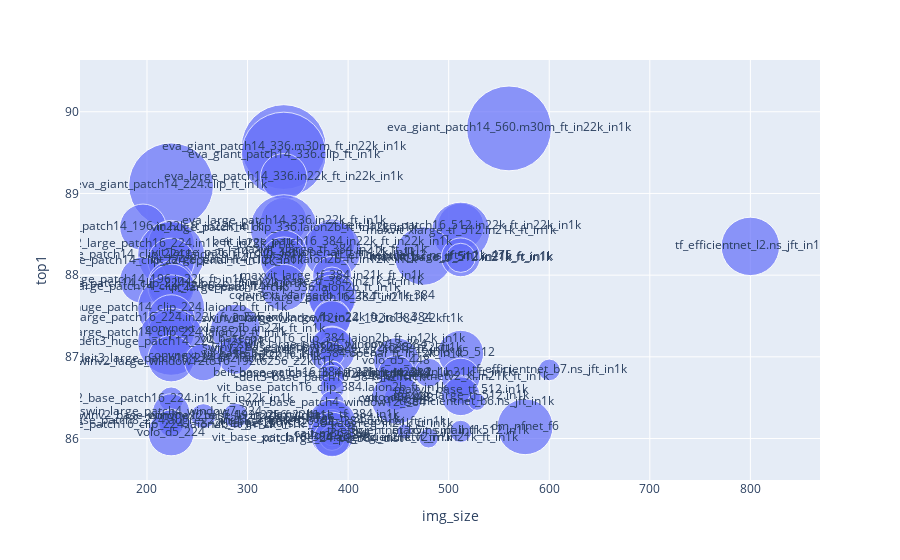

Notebook code cell kept with this figure:
### Code cell
fig = px.scatter(
    df.query("top1>=86.0"),
    x="img_size",
    y="top1",
    size="param_count",
    #color="continent",
    text="model",
    hover_name="model",
    #log_x=True,
    size_max=60,
)

fig.show()

### Figure 1 — Plotly figure (JSON) as saved in the notebook; plotly's stock layout.template omitted (floating-point values rounded to 4 significant figures)
{"data": [{"hovertemplate": "<b>%{hovertext}</b><br><br>img_size=%{x}<br>top1=%{y}<br>param_count=%{marker.size}<br>model=%{text}<extra></extra>", "hovertext": ["eva_giant_patch14_560.m30m_ft_in22k_in1k", "eva_giant_patch14_336.m30m_ft_in22k_in1k", "eva_giant_patch14_336.clip_ft_in1k", "eva_large_patch14_336.in22k_ft_in22k_in1k", "eva_giant_patch14_224.clip_ft_in1k", "eva_large_patch14_336.in22k_ft_in1k", "beit_large_patch16_512.in22k_ft_in22k_in1k", "eva_large_patch14_196.in22k_ft_in22k_in1k", "vit_huge_patch14_clip_336.laion2b_ft_in12k_in1k", "maxvit_xlarge_tf_512.in21k_ft_in1k", "beit_large_patch16_384.in22k_ft_in22k_in1k", "beitv2_large_patch16_224.in1k_ft_in22k_in1k", "tf_efficientnet_l2.ns_jft_in1k", "maxvit_xlarge_tf_384.in21k_ft_in1k", "vit_large_patch14_clip_336.openai_ft_in12k_in1k", "vit_huge_patch14_clip_224.laion2b_ft_in12k_in1k", "tf_efficientnet_l2.ns_jft_in1k_475", "maxvit_large_tf_512.in21k_ft_in1k", "maxvit_base_tf_512.in21k_ft_in1k", "vit_large_patch14_clip_336.laion2b_ft_in12k_in1k", "vit_large_patch14_clip_224.openai_ft_in12k_in1k", "maxvit_large_tf_384.in21k_ft_in1k", "eva_large_patch14_196.in22k_ft_in1k", "maxvit_base_tf_384.in21k_ft_in1k", "vit_large_patch14_clip_224.laion2b_ft_in12k_in1k", "vit_large_patch14_clip_224.openai_ft_in1k", "vit_large_patch14_clip_336.laion2b_ft_in1k", "convnext_xlarge.fb_in22k_ft_in1k_384", "deit3_large_patch16_384_in21ft1k", "vit_huge_patch14_clip_224.laion2b_ft_in1k", "beit_large_patch16_224.in22k_ft_in22k_in1k", "convnext_large.fb_in22k_ft_in1k_384", "swinv2_large_window12to24_192to384_22kft1k", "convnext_xlarge.fb_in22k_ft_in1k", "vit_large_patch14_clip_224.laion2b_ft_in1k", "vit_base_patch16_clip_384.laion2b_ft_in12k_in1k", "deit3_huge_patch14_224_in21ft1k", "swin_large_patch4_window12_384", "swinv2_base_window12to24_192to384_22kft1k", "vit_large_patch16_384.augreg_in21k_ft_in1k", "volo_d5_512", "vit_base_patch16_clip_384.openai_ft_in12k_in1k", "convnext_large.fb_in22k_ft_in1k", "deit3_large_patch16_224_in21ft1k", "volo_d5_448", "swinv2_large_window12to16_192to256_22kft1k", "tf_efficientnet_b7.ns_jft_in1k", "tf_efficientnetv2_l.in21k_ft_in1k", "beit_base_patch16_384.in22k_ft_in22k_in1k", "convnext_base.fb_in22k_ft_in1k_384", "volo_d4_448", "tf_efficientnetv2_xl.in21k_ft_in1k", "deit3_base_patch16_384_in21ft1k", "vit_base_patch16_clip_384.laion2b_ft_in1k", "maxvit_base_tf_512.in1k", "maxvit_large_tf_512.in1k", "volo_d3_448", "cait_m48_448", "beitv2_base_patch16_224.in1k_ft_in22k_in1k", "tf_efficientnet_b6.ns_jft_in1k", "swin_base_patch4_window12_384", "swin_large_patch4_window7_224", "maxvit_base_tf_384.in1k", "convnext_base.fb_in22k_ft_in1k", "swinv2_base_window12to16_192to256_22kft1k", "maxvit_large_tf_384.in1k", "vit_base_patch8_224.augreg2_in21k_ft_in1k", "vit_base_patch16_clip_384.openai_ft_in1k", "vit_large_r50_s32_384.augreg_in21k_ft_in1k", "vit_base_patch16_clip_224.laion2b_ft_in12k_in1k", "dm_nfnet_f6", "maxvit_small_tf_512.in1k", "tf_efficientnet_b5.ns_jft_in1k", "volo_d5_224", "cait_m36_384", "volo_d2_384", "vit_base_patch16_384.augreg_in21k_ft_in1k", "tf_efficientnetv2_m.in21k_ft_in1k", "xcit_large_24_p8_384_dist"], "legendgroup": "", "marker": {"color": "#636efa", "size": [1014.0, 1013.0, 1013.0, 304.5, 1013.0, 304.5, 305.7, 304.1, 632.5, 475.8, 305, 304.4, 480.3, 475.3, 304.5, 632.0, 480.3, 212.3, 119.9, 304.5, 304.2, 212.0, 304.1, 119.7, 304.2, 304.2, 304.5, 350.2, 304.8, 632.0, 304.4, 197.8, 196.7, 350.2, 304.2, 86.86, 632.1, 196.7, 87.92, 304.7, 296.1, 86.86, 197.8, 304.4, 295.9, 196.7, 66.35, 118.5, 86.74, 88.59, 193.4, 208.1, 86.88, 86.86, 119.9, 212.3, 86.63, 356.5, 86.53, 43.04, 87.9, 196.5, 119.7, 88.59, 87.92, 212.0, 86.58, 86.86, 329.1, 86.57, 438.4, 69.13, 30.39, 295.5, 271.2, 58.87, 86.86, 54.14, 188.9], "sizemode": "area", "sizeref": 0.2818, "symbol": "circle"}, "mode": "markers+text", "name": "", "orientation": "v", "showlegend": false, "text": ["eva_giant_patch14_560.m30m_ft_in22k_in1k", "eva_giant_patch14_336.m30m_ft_in22k_in1k", "eva_giant_patch14_336.clip_ft_in1k", "eva_large_patch14_336.in22k_ft_in22k_in1k", "eva_giant_patch14_224.clip_ft_in1k", "eva_large_patch14_336.in22k_ft_in1k", "beit_large_patch16_512.in22k_ft_in22k_in1k", "eva_large_patch14_196.in22k_ft_in22k_in1k", "vit_huge_patch14_clip_336.laion2b_ft_in12k_in1k", "maxvit_xlarge_tf_512.in21k_ft_in1k", "beit_large_patch16_384.in22k_ft_in22k_in1k", "beitv2_large_patch16_224.in1k_ft_in22k_in1k", "tf_efficientnet_l2.ns_jft_in1k", "maxvit_xlarge_tf_384.in21k_ft_in1k", "vit_large_patch14_clip_336.openai_ft_in12k_in1k", "vit_huge_patch14_clip_224.laion2b_ft_in12k_in1k", "tf_efficientnet_l2.ns_jft_in1k_475", "maxvit_large_tf_512.in21k_ft_in1k", "maxvit_base_tf_512.in21k_ft_in1k", "vit_large_patch14_clip_336.laion2b_ft_in12k_in1k", "vit_large_patch14_clip_224.openai_ft_in12k_in1k", "maxvit_large_tf_384.in21k_ft_in1k", "eva_large_patch14_196.in22k_ft_in1k", "maxvit_base_tf_384.in21k_ft_in1k", "vit_large_patch14_clip_224.laion2b_ft_in12k_in1k", "vit_large_patch14_clip_224.openai_ft_in1k", "vit_large_patch14_clip_336.laion2b_ft_in1k", "convnext_xlarge.fb_in22k_ft_in1k_384", "deit3_large_patch16_384_in21ft1k", "vit_huge_patch14_clip_224.laion2b_ft_in1k", "beit_large_patch16_224.in22k_ft_in22k_in1k", "convnext_large.fb_in22k_ft_in1k_384", "swinv2_large_window12to24_192to384_22kft1k", "convnext_xlarge.fb_in22k_ft_in1k", "vit_large_patch14_clip_224.laion2b_ft_in1k", "vit_base_patch16_clip_384.laion2b_ft_in12k_in1k", "deit3_huge_patch14_224_in21ft1k", "swin_large_patch4_window12_384", "swinv2_base_window12to24_192to384_22kft1k", "vit_large_patch16_384.augreg_in21k_ft_in1k", "volo_d5_512", "vit_base_patch16_clip_384.openai_ft_in12k_in1k", "convnext_large.fb_in22k_ft_in1k", "deit3_large_patch16_224_in21ft1k", "volo_d5_448", "swinv2_large_window12to16_192to256_22kft1k", "tf_efficientnet_b7.ns_jft_in1k", "tf_efficientnetv2_l.in21k_ft_in1k", "beit_base_patch16_384.in22k_ft_in22k_in1k", "convnext_base.fb_in22k_ft_in1k_384", "volo_d4_448", "tf_efficientnetv2_xl.in21k_ft_in1k", "deit3_base_patch16_384_in21ft1k", "vit_base_patch16_clip_384.laion2b_ft_in1k", "maxvit_base_tf_512.in1k", "maxvit_large_tf_512.in1k", "volo_d3_448", "cait_m48_448", "beitv2_base_patch16_224.in1k_ft_in22k_in1k", "tf_efficientnet_b6.ns_jft_in1k", "swin_base_patch4_window12_384", "swin_large_patch4_window7_224", "maxvit_base_tf_384.in1k", "convnext_base.fb_in22k_ft_in1k", "swinv2_base_window12to16_192to256_22kft1k", "maxvit_large_tf_384.in1k", "vit_base_patch8_224.augreg2_in21k_ft_in1k", "vit_base_patch16_clip_384.openai_ft_in1k", "vit_large_r50_s32_384.augreg_in21k_ft_in1k", "vit_base_patch16_clip_224.laion2b_ft_in12k_in1k", "dm_nfnet_f6", "maxvit_small_tf_512.in1k", "tf_efficientnet_b5.ns_jft_in1k", "volo_d5_224", "cait_m36_384", "volo_d2_384", "vit_base_patch16_384.augreg_in21k_ft_in1k", "tf_efficientnetv2_m.in21k_ft_in1k", "xcit_large_24_p8_384_dist"], "type": "scatter", "x": [560, 336, 336, 336, 224, 336, 512, 196, 336, 512, 384, 224, 800, 384, 336, 224, 475, 512, 512, 336, 224, 384, 196, 384, 224, 224, 336, 384, 384, 224, 224, 384, 384, 288, 224, 384, 224, 384, 384, 384, 512, 384, 288, 224, 448, 256, 600, 480, 384, 384, 448, 512, 384, 384, 512, 512, 448, 448, 224, 528, 384, 224, 384, 288, 256, 384, 224, 384, 384, 224, 576, 512, 456, 224, 384, 384, 384, 480, 384], "xaxis": "x", "y": [89.8, 89.57, 89.48, 89.2, 89.1, 88.66, 88.6, 88.59, 88.57, 88.54, 88.4, 88.39, 88.35, 88.31, 88.27, 88.25, 88.23, 88.22, 88.21, 88.18, 88.17, 87.99, 87.94, 87.92, 87.89, 87.85, 87.85, 87.75, 87.72, 87.59, 87.48, 87.47, 87.46, 87.34, 87.29, 87.22, 87.18, 87.15, 87.11, 87.08, 87.04, 87.03, 87.02, 86.98, 86.95, 86.94, 86.84, 86.81, 86.8, 86.79, 86.79, 86.75, 86.74, 86.62, 86.6, 86.52, 86.49, 86.48, 86.48, 86.45, 86.43, 86.32, 86.29, 86.28, 86.27, 86.24, 86.21, 86.21, 86.18, 86.17, 86.14, 86.09, 86.09, 86.07, 86.05, 86.04, 86.01, 86.0, 86], "yaxis": "y"}], "layout": {"legend": {"itemsizing": "constant", "tracegroupgap": 0}, "margin": {"t": 60}, "xaxis": {"anchor": "y", "domain": [0, 1], "title": {"text": "img_size"}}, "yaxis": {"anchor": "x", "domain": [0, 1], "title": {"text": "top1"}}}}
